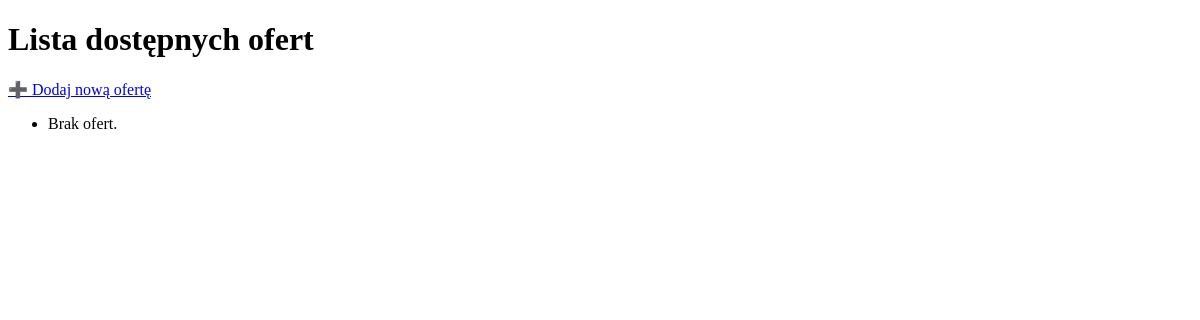
The page /oferty/ on the database as committed earlier.
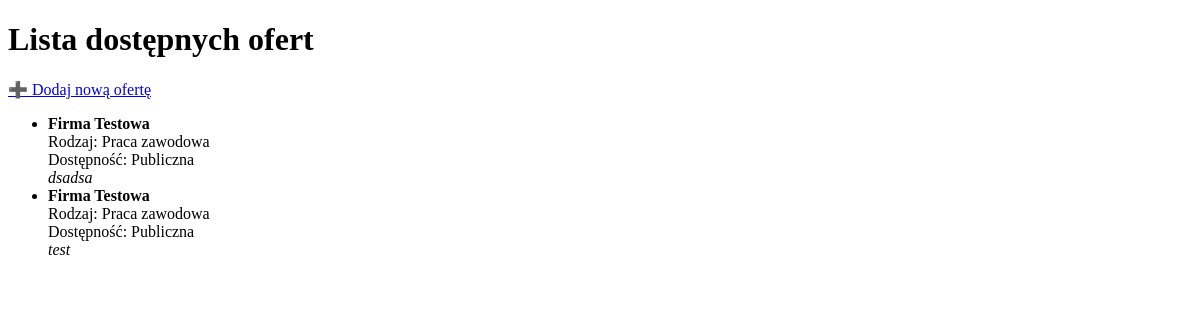
The same page on the database as committed later.
### aplikacjaTest/models.py (models this page shows, shortened)
class Oferta(models.Model):
    class Rodzaj(models.TextChoices):
        PRACA = "Praca zawodowa", "Praca zawodowa"
        PRAKTYKI = "Praktyki", "Praktyki"
        STAZ = "Staż", "Staż"
        JDG = "JDG", "JDG"
    class Dostepnosc(models.TextChoices):
        PUBLICZNA = "Publiczna", "Publiczna"
        NIEPUBLICZNA = "Niepubliczna", "Niepubliczna"
    pracodawca = models.ForeignKey(Pracodawca, on_delete=models.CASCADE)
    opis = models.TextField(null=True)
    rodzaj_zgloszenia = models.CharField(max_length=30, choices=Rodzaj.choices)
    dostepnosc_oferty = models.CharField(max_length=20, choices=Dostepnosc.choices)

class Pracodawca(models.Model):
    uzytkownik = models.OneToOneField(Uzytkownik, on_delete=models.CASCADE)
    adres = models.ForeignKey(Adres, on_delete=models.PROTECT)
    imie_przedstawiciela = models.CharField(max_length=50, null=True)
    nazwisko_przedstawiciela = models.CharField(max_length=50, null=True)
    nazwa_firmy = models.CharField(max_length=100, null=True)
    nip = models.CharField(max_length=10, null=True)

### aplikacjaTest/views/przegladajOferty.py (the view)
# urls.py: path("oferty/", OfertaListView.as_view(), name="lista_ofert"),
class OfertaListView(View):
    def get(self, request):
        oferty = Oferta.objects.all()  # możesz dodać filtr tylko publiczne
        return render(request, "oferta/oferta_lista.html", {"oferty": oferty})

### aplikacjaTest/templates/oferta/oferta_lista.html (shortened to what this page needs)
<!DOCTYPE html>
<html>
<head>
</head>
<body>
<h1>Lista dostępnych ofert</h1>
<a href="{% url 'dodaj_oferte' %}">➕ Dodaj nową ofertę</a>
<ul>
    {% for oferta in oferty %}
        <li>
            <strong>{{ oferta.pracodawca.nazwa_firmy }}</strong><br>
            Rodzaj: {{ oferta.rodzaj_zgloszenia }} <br>
            Dostępność: {{ oferta.dostepnosc_oferty }} <br>
            <em>{{ oferta.opis }}</em>
        </li>
    {% empty %}
        <li>Brak ofert.</li>
    {% endfor %}
</ul>
</body>
</html>

Rows that differ between the two databases and show on the page:
added Oferta: pracodawca.nazwa_firmy "Firma Testowa", rodzaj_zgloszenia "Praca zawodowa", dostepnosc_oferty "Publiczna", opis "dsadsa"
added Oferta: pracodawca.nazwa_firmy "Firma Testowa", rodzaj_zgloszenia "Praca zawodowa", dostepnosc_oferty "Publiczna", opis "test"
Other text that changed with them:
text no longer shown: "Brak ofert."
